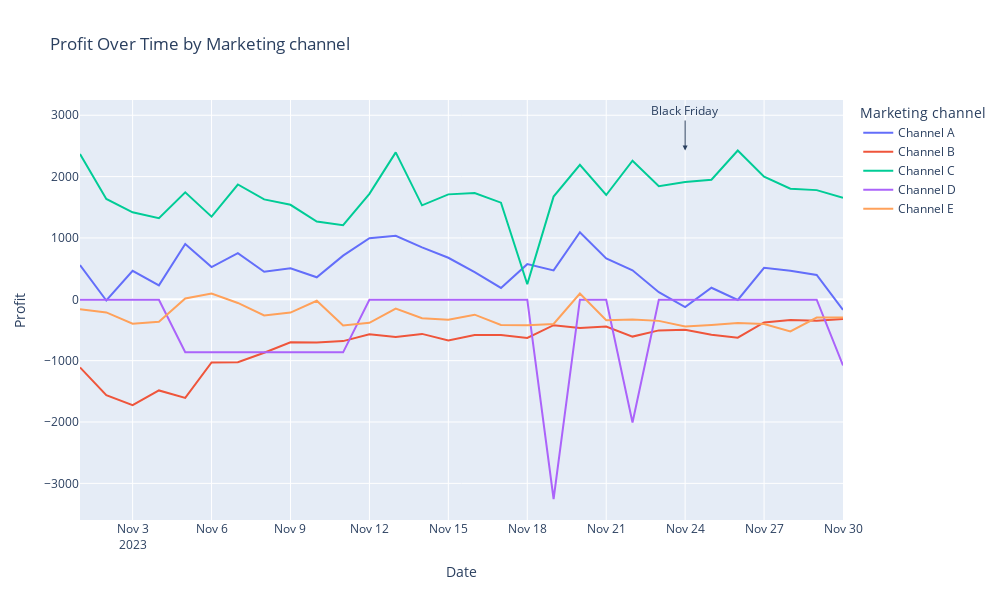

Here is the notebook cell this chart was saved with:
### Code cell
create_grouped_line_chart(
    df=df_channels_over_time[df_channels_over_time['country']=='DE'],
    x_column="date",
    y_column="profit",
    group_column="marketing_channel",
    y_label="Profit"
)
